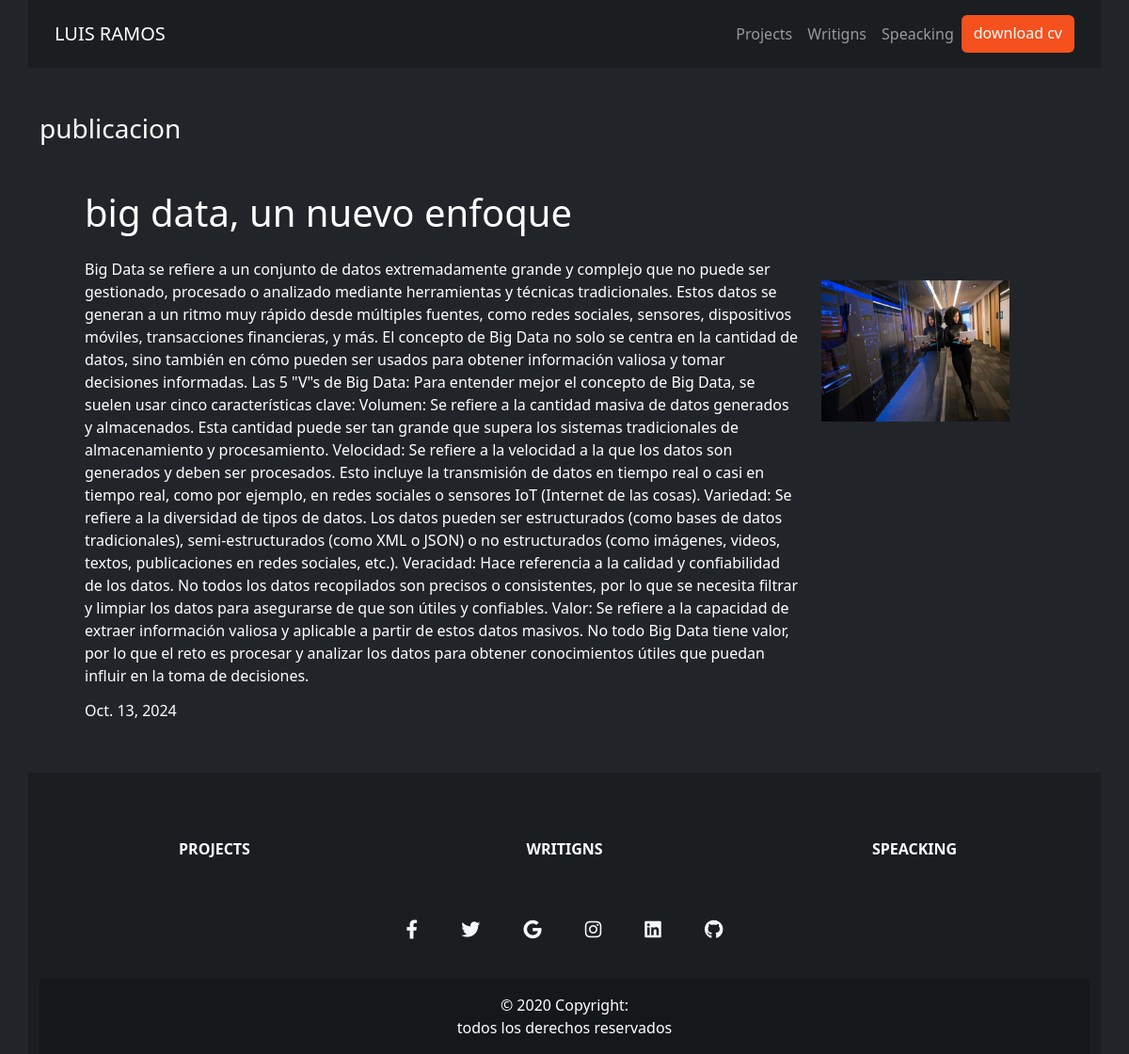
/writings/details/6, run on the app's committed database.
### writings/models.py (models this page shows)
class Publication(models.Model):
    title = models.CharField(max_length=150)
    description = models.TextField()
    image = models.ImageField(upload_to="writing/")
    date = models.DateField(datetime.date.today)

### writings/views.py (the view)
# urls.py: path('details/<int:id>', details, name='details'),
def details(request, id):
  mypublication = get_object_or_404(Publication, id=id)
  return render(request, 'publication_details.html', {'mypublication': mypublication})

### writings/templates/publication_details.html (shortened to what this page needs)
{% extends "master.html" %}
{% block content %}
<section class="container">
  <h3 class="my-5">publicacion </h3>
  <article class="row my-5 px-5">
    <h1 class="mb-4">{{ mypublication.title }} </h1>
    <div class="col-md-9 col-sm-12">
      <p>{{ mypublication.description }}</p>
      <h6>{{mypublication.date}}</h6>
    </div>
    <div class="col-md-3 col-sm-12 my-4">
      <img src="{{mypublication.image.url}}" alt="hjh" width="200" height="150" >
    </div>
  </article>
</section>
{% endblock %}

### projects/static/main_stilos.css (style rules this page uses)
body { background-color: #202020; }

### data on the page
Publication: title "big data, un nuevo enfoque", description "Big Data se refiere a un conjunto de datos extremadamente grande y complejo que no puede ser gestionado, procesado o analizado mediante herramientas y técnicas tradicionales. Estos datos se generan a un ritmo muy rápido desde múltiples fuentes, como redes sociales, sensores, dispositivos móviles, transacciones financieras, y más. El concepto de Big Data no solo se centra en la cantidad de datos, sino también en cómo pueden ser usados para obtener información valiosa y tomar decisiones informadas. Las 5 \"V\"s de Big Data: Para entender mejor el concepto de Big Data, se suelen usar cinco características clave: Volumen: Se refiere a la cantidad masiva de datos generados y almacenados. Esta…", date "Oct. 13, 2024", image (picture)
